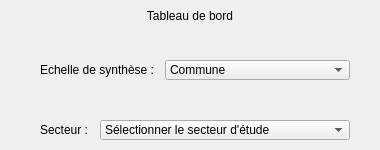
            <widget class="QWidget" name="w_titre_dashboard" native="true">
             <property name="geometry">
              <rect>
               <x>30</x>
               <y>10</y>
               <width>380</width>
               <height>150</height>
              </rect>
             </property>
             <widget class="QLabel" name="label">
              <property name="geometry">
               <rect>
                <x>0</x>
                <y>0</y>
                <width>380</width>
                <height>31</height>
               </rect>
              </property>
              <property name="styleSheet">
               <string notr="true">font: 75 18pt &quot;MS Shell Dlg 2&quot;;</string>
              </property>
              <property name="text">
               <string>Tableau de bord</string>
              </property>
              <property name="alignment">
               <set>Qt::AlignCenter</set>
              </property>
             </widget>
             <widget class="QLabel" name="lbl_choix_terr_etude_3">
              <property name="geometry">
               <rect>
                <x>40</x>
                <y>60</y>
                <width>150</width>
                <height>20</height>
               </rect>
              </property>
              <property name="text">
               <string>Echelle de synthèse : </string>
              </property>
             </widget>
             <widget class="QComboBox" name="cbox_niv_synthese">
              <property name="geometry">
               <rect>
                <x>165</x>
                <y>60</y>
                <width>185</width>
                <height>20</height>
               </rect>
              </property>
              <property name="autoFillBackground">
               <bool>false</bool>
              </property>
              <property name="editable">
               <bool>false</bool>
              </property>
              <property name="maxVisibleItems">
               <number>20</number>
              </property>
              <item>
               <property name="text">
                <string>Commune</string>
               </property>
              </item>
             </widget>
             <widget class="QLabel" name="lbl_choix_terr_etude_4">
              <property name="geometry">
               <rect>
                <x>40</x>
                <y>120</y>
                <width>60</width>
                <height>20</height>
               </rect>
              </property>
              <property name="text">
               <string>Secteur :</string>
              </property>
             </widget>
             <widget class="QComboBox" name="cbox_secteur_etude">
              <property name="geometry">
               <rect>
                <x>100</x>
                <y>120</y>
                <width>250</width>
                <height>20</height>
               </rect>
              </property>
              <property name="autoFillBackground">
               <bool>false</bool>
              </property>
              <property name="editable">
               <bool>false</bool>
              </property>
              <property name="maxVisibleItems">
               <number>20</number>
              </property>
              <item>
               <property name="text">
                <string>Sélectionner le secteur d'étude</string>
               </property>
              </item>
             </widget>
            </widget>
